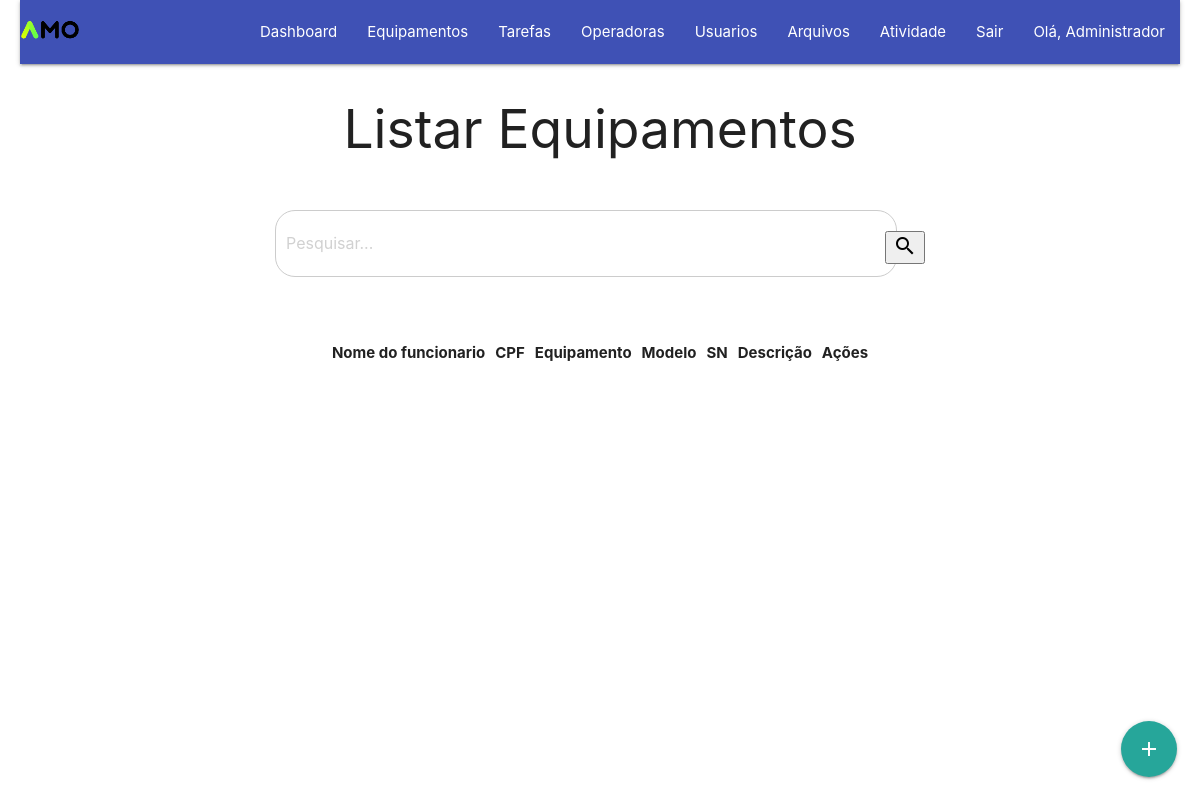
Before: /listar_equipamento.php (signed in) with the older database file.
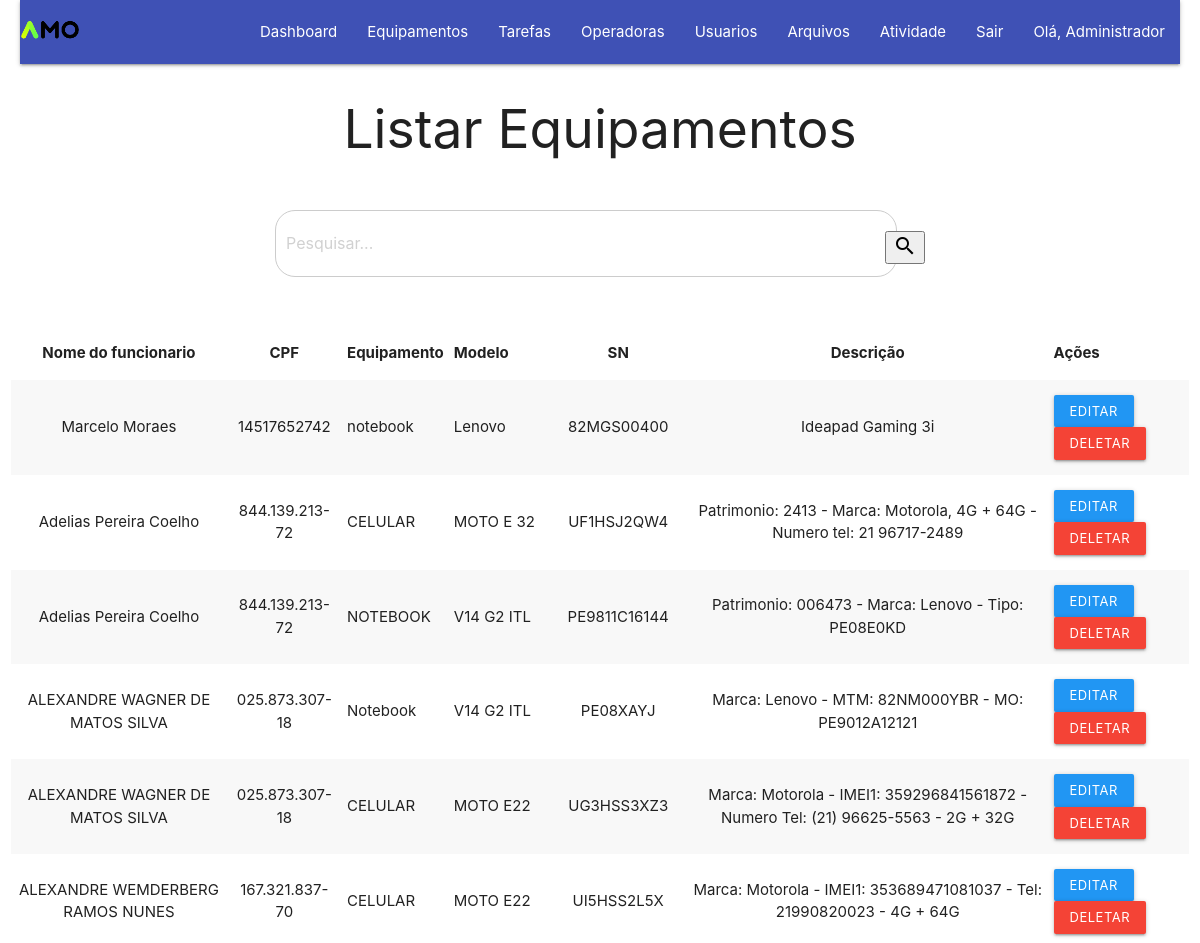
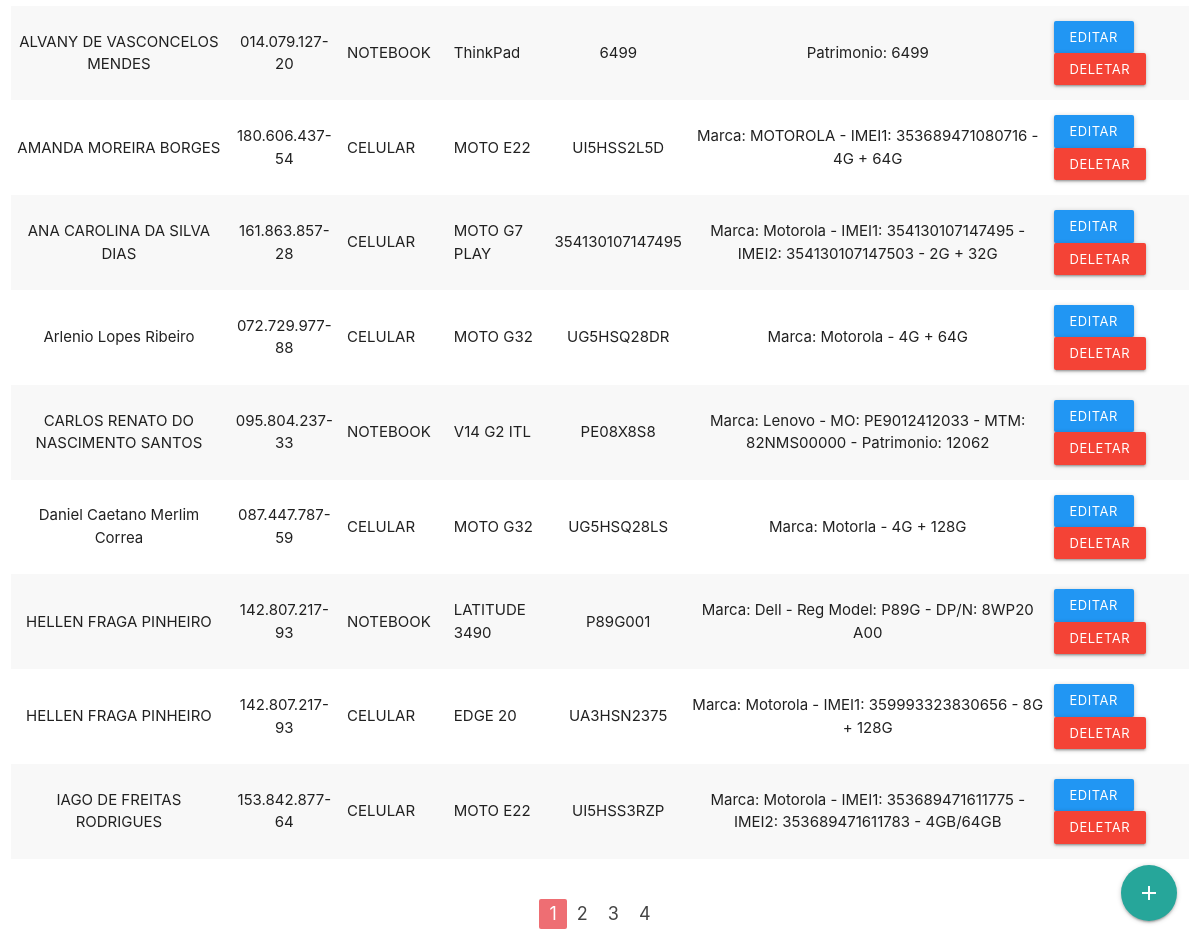
After: the same page with the newer database file (2 pictures, top to bottom).
### tables this page shows
CREATE TABLE `controle_equipamentos` (
  `id` int(11) NOT NULL,
  `nome_funcionario` varchar(50) NOT NULL,
  `cpf` varchar(14) NOT NULL,
  `equipamento` varchar(50) NOT NULL,
  `modelo` varchar(50) NOT NULL,
  `sn` varchar(50) NOT NULL,
  `descricao` text NOT NULL
);

### listar_equipamento.php (the view, shortened to what this page needs)
<?php
    require_once("db/conexao.php");
    $registrosPorPagina = 15;
    if (isset($_GET['pagina'])) {
        $paginaAtual = $_GET['pagina'];
    } else {
        $paginaAtual = 1;
    }
    $offset = ($paginaAtual - 1) * $registrosPorPagina;
    if (isset($_GET['search'])) {
        $search = $_GET['search'];
        $sql = "SELECT * FROM controle_equipamentos WHERE nome_funcionario LIKE '%$search%' OR cpf LIKE '%$search%' OR equipamento LIKE '%$search%' OR modelo LIKE '%$search%' OR sn LIKE '%$search%' OR descricao LIKE '%$search%' LIMIT $offset, $registrosPorPagina";
    } else {
        $sql = "SELECT * FROM controle_equipamentos LIMIT $offset, $registrosPorPagina";
    }
    $result = mysqli_query($con, $sql);
    $totalRegistrosQuery = mysqli_query($con, "SELECT COUNT(*) AS total FROM controle_equipamentos");
    $totalRegistrosArray = mysqli_fetch_assoc($totalRegistrosQuery);
    $totalRegistros = $totalRegistrosArray['total'];
    $totalPaginas = ceil($totalRegistros / $registrosPorPagina);
?>
<!DOCTYPE html>
<html lang="pt-BR">
<head>
    <link rel="stylesheet" href="https://cdnjs.cloudflare.com/ajax/libs/materialize/1.0.0/css/materialize.min.css">
</head>
<body>
    <?php  require_once("header.php");?>
    <div class="container">
        <h2 class="center-align">Listar Equipamentos</h2>
    </div>
    <form method="GET" action="listar_equipamento.php" class="search-container">
        <div class="search-box">
            <input type="text" name="search" id="search" placeholder="Pesquisar...">
        </div>
        <button type="submit" class="waves-light">
            <i class="material-icons">search</i>
        </button>
    </form>
    <div class="row">
            <div class="col s12">
                <table class="striped">
                    <thead>
                        <tr>
                            <th class="center-align">Nome do funcionario</th>
                            <th class="center-align">CPF</th>
                            <th>Equipamento</th>
                            <th>Modelo</th>
                            <th class="center-align">SN</th>
                            <th class="center-align">Descrição</th>
                            <th>Ações</th>
                        </tr>
                    </thead>
                    <tbody>
                        <?php while ($row = mysqli_fetch_assoc($result)) { ?>
                            <tr>
                                <td class="center-align"><?= $row['nome_funcionario'] ?></td>
                                <td class="center-align"><?= $row['cpf'] ?></td>
                                <td><?= $row['equipamento'] ?></td>
                                <td><?= $row['modelo'] ?></td>
                                <td class="center-align"><?= $row['sn'] ?></td>
                                <td class="center-align"><?= $row['descricao'] ?></td>
                                    <td>
                                        <a href="editar_equipamento.php?id=<?= $row['id'] ?>" class="btn-small waves-effect waves-light blue">Editar</a>
                                        <a href="deletar_equipamento.php?id=<?= $row['id'] ?>" class="btn-small waves-effect waves-light red">Deletar</a>
                                    </td>
                            </tr>
                        <?php } ?>
                    </tbody>
                </table>
            </div>
        </div>
    <ul class="pagination">
            <?php
                for ($pagina = 1; $pagina <= $totalPaginas; $pagina++) {
                    echo "<li class='waves-effect ";
                    echo ($pagina == $paginaAtual) ? 'active' : '';
                    echo "'><a href='listar_equipamento.php?pagina=$pagina'>$pagina</a></li>";
                }
            ?>
        </ul>
    <div class="fixed-action-btn">
        <a href="equipamento.php" class="btn-floating btn-large waves-effect waves-light"><i class="material-icons">add</i></a>
    </div>
</body>
</html>

### header.php (shortened to what this page needs)
<!DOCTYPE html>
<html lang="pt-BR">
<head>
    <link rel="stylesheet" href="assets/materialize/css/materialize.min.css">
</head>
<body>
    <header>
    <?php $cor = ($_SESSION['perfil'] != 1) ? 'blue' : 'indigo'; ?>
    <nav class="<?=$cor?>">
        <div class="nav-wrapper">
            <a href="dashboard.php" class="brand-logo">
                <img src="img/amo2.png" alt="AMO INTERNET Logo">
            </a>
            <ul id="nav-mobile" class="right hide-on-med-and-down">
                <li><a href="dashboard.php">Dashboard</a></li>
                <li><a href="listar_equipamento.php">Equipamentos</a></li>
                <li><a href="home.php">Tarefas</a></li>
                <li><a href="chips.php">Operadoras</a></li>
                <li><a href="lista_usuarios.php">Usuarios</a></li>
                <li><a href="listar_contratos.php">Arquivos</a></li>
                <li><a href="visualizar_atividade.php">Atividade</a></li>
                <li><a href="db/sair.php">Sair</a></li>
                <li><a>Olá, <?= $_SESSION['nome']?></a></li>
            </ul>
        </div>
    </nav>
</header>
</body>
</html>

### listar_equipamento.php (style rules this page uses)
body { display: flex; flex-direction: column; min-height: 100vh; margin: 0; padding: 0; }
header { padding: 0 20px; }
.container { width: 800px; margin-top: 20px; }
form { margin-top: 2rem; }
.search-container { display: flex; align-items: center; justify-content: center; margin-bottom: 20px; }
.search-container .search-box { width: 50%; margin-right: 10px; }
.search-container .search-box input[type="text"] { border: 1px solid #ccc; border-radius: 20px; padding: 10px; width: 100%; }
.pagination { display: flex; justify-content: center; margin-top: 20px; }

Changed rows visible on the page:
added controle_equipamentos: nome_funcionario "Marcelo Moraes", cpf "14517652742", equipamento "notebook", modelo "Lenovo", sn "82MGS00400", descricao "Ideapad Gaming 3i"
added controle_equipamentos: nome_funcionario "Adelias Pereira Coelho", cpf "844.139.213-72", equipamento "CELULAR", modelo "MOTO E 32", sn "UF1HSJ2QW4", descricao "Patrimonio: 2413 - Marca: Motorola, 4G + 64G - Numero tel: 21 96717-2489"
added controle_equipamentos: nome_funcionario "Adelias Pereira Coelho", cpf "844.139.213-72", equipamento "NOTEBOOK", modelo "V14 G2 ITL", sn "PE9811C16144", descricao "Patrimonio: 006473 - Marca: Lenovo - Tipo: PE08E0KD"
added controle_equipamentos: nome_funcionario "ALEXANDRE WAGNER DE MATOS SILVA", cpf "025.873.307-18", equipamento "Notebook", modelo "V14 G2 ITL", sn "PE08XAYJ", descricao "Marca: Lenovo - MTM: 82NM000YBR - MO: PE9012A12121"
added controle_equipamentos: nome_funcionario "ALEXANDRE WAGNER DE MATOS SILVA", cpf "025.873.307-18", equipamento "CELULAR", modelo "MOTO E22", sn "UG3HSS3XZ3", descricao "Marca: Motorola - IMEI1: 359296841561872 - Numero Tel: (21) 96625-5563 - 2G + 32G"
added controle_equipamentos: nome_funcionario "ALEXANDRE WEMDERBERG RAMOS NUNES", cpf "167.321.837-70", equipamento "CELULAR", modelo "MOTO E22", sn "UI5HSS2L5X", descricao "Marca: Motorola - IMEI1: 353689471081037 - Tel: 21990820023 - 4G + 64G"
added controle_equipamentos: nome_funcionario "ALVANY DE VASCONCELOS MENDES", cpf "014.079.127-20", equipamento "NOTEBOOK", modelo "ThinkPad", sn "6499", descricao "Patrimonio: 6499"
added controle_equipamentos: nome_funcionario "AMANDA MOREIRA BORGES", cpf "180.606.437-54", equipamento "CELULAR", modelo "MOTO E22", sn "UI5HSS2L5D", descricao "Marca: MOTOROLA - IMEI1: 353689471080716 - 4G + 64G"
added controle_equipamentos: nome_funcionario "ANA CAROLINA DA SILVA DIAS", cpf "161.863.857-28", equipamento "CELULAR", modelo "MOTO G7 PLAY", sn "354130107147495", descricao "Marca: Motorola - IMEI1: 354130107147495 - IMEI2: 354130107147503 - 2G + 32G"
added controle_equipamentos: nome_funcionario "Arlenio Lopes Ribeiro", cpf "072.729.977-88", equipamento "CELULAR", modelo "MOTO G32", sn "UG5HSQ28DR", descricao "Marca: Motorola - 4G + 64G"
added controle_equipamentos: nome_funcionario "CARLOS RENATO DO NASCIMENTO SANTOS", cpf "095.804.237-33", equipamento "NOTEBOOK", modelo "V14 G2 ITL", sn "PE08X8S8", descricao "Marca: Lenovo - MO: PE9012412033 - MTM: 82NMS00000 - Patrimonio: 12062"
added controle_equipamentos: nome_funcionario "Daniel Caetano Merlim Correa", cpf "087.447.787-59", equipamento "CELULAR", modelo "MOTO G32", sn "UG5HSQ28LS", descricao "Marca: Motorla - 4G + 128G"
added controle_equipamentos: nome_funcionario "HELLEN FRAGA PINHEIRO", cpf "142.807.217-93", equipamento "NOTEBOOK", modelo "LATITUDE 3490", sn "P89G001", descricao "Marca: Dell - Reg Model: P89G - DP/N: 8WP20 A00"
added controle_equipamentos: nome_funcionario "HELLEN FRAGA PINHEIRO", cpf "142.807.217-93", equipamento "CELULAR", modelo "EDGE 20", sn "UA3HSN2375", descricao "Marca: Motorola - IMEI1: 359993323830656 - 8G + 128G"
added controle_equipamentos: nome_funcionario "IAGO DE FREITAS RODRIGUES", cpf "153.842.877-64", equipamento "CELULAR", modelo "MOTO E22", sn "UI5HSS3RZP", descricao "Marca: Motorola - IMEI1: 353689471611775 - IMEI2: 353689471611783 - 4GB/64GB"
Other visible differences:
new list line: "1"
new list line: "2"
new list line: "3"
new list line: "4"
